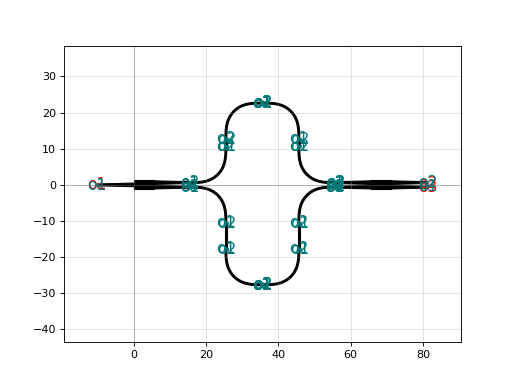

Reproduce this figure in Python.
import gdsfactory as gf

c = gf.components.mzi1x2_2x2(delta_length=10.0, length_y=2.0, length_x=0.1, bend='bend_euler', straight='straight', splitter='mmi1x2', with_splitter=True, port_e1_splitter='o2', port_e0_splitter='o3', port_e1_combiner='o3', port_e0_combiner='o4', nbends=2, cross_section='strip')
c.plot()
